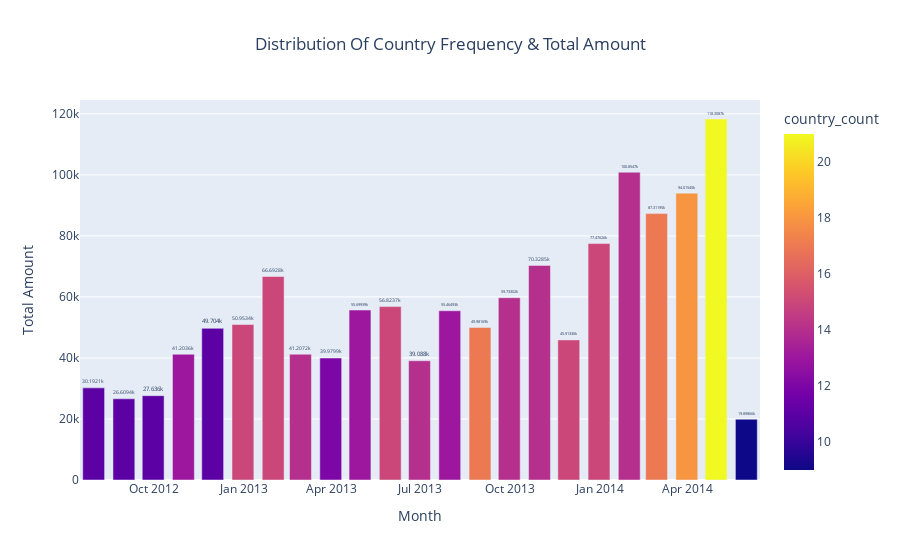

Notebook code cell kept with this figure:
### Markdown cell above
**Grouped Bar Chart With Color Intensity Representing a Categorical Variable (Country Frequency):**

### Code cell
px_bar = px.bar(data_frame=country_per_month,
       x=country_per_month.index,
       y=country_per_month["total_amount"],
       title="Distribution Of Country Frequency & Total Amount",
       labels=({"total_amount":"Total Amount", "orderdate":"Month"}),
       text_auto=True,
       color=country_per_month["country_count"]
       )

px_bar.update_layout(title_x=0.5)
px_bar.update_traces(textposition="outside")

### Figure 1 — Plotly figure (JSON) as saved in the notebook; plotly's stock layout.template omitted (floating-point values rounded to 4 significant figures)
{"data": [{"alignmentgroup": "True", "hovertemplate": "Month=%{x}<br>Total Amount=%{y}<br>country_count=%{marker.color}<extra></extra>", "legendgroup": "", "marker": {"color": [11, 11, 11, 13, 11, 15, 15, 14, 12, 13, 15, 14, 13, 17, 14, 14, 15, 15, 14, 17, 18, 21, 9], "coloraxis": "coloraxis", "pattern": {"shape": ""}}, "name": "", "offsetgroup": "", "orientation": "v", "showlegend": false, "textposition": "outside", "texttemplate": "%{y}", "type": "bar", "x": ["2012-07-31T00:00:00", "2012-08-31T00:00:00", "2012-09-30T00:00:00", "2012-10-31T00:00:00", "2012-11-30T00:00:00", "2012-12-31T00:00:00", "2013-01-31T00:00:00", "2013-02-28T00:00:00", "2013-03-31T00:00:00", "2013-04-30T00:00:00", "2013-05-31T00:00:00", "2013-06-30T00:00:00", "2013-07-31T00:00:00", "2013-08-31T00:00:00", "2013-09-30T00:00:00", "2013-10-31T00:00:00", "2013-11-30T00:00:00", "2013-12-31T00:00:00", "2014-01-31T00:00:00", "2014-02-28T00:00:00", "2014-03-31T00:00:00", "2014-04-30T00:00:00", "2014-05-31T00:00:00"], "xaxis": "x", "y": [30190.0, 26610.0, 27636, 41200.0, 49704, 50950.0, 66690.0, 41210.0, 39980.0, 55700.0, 56820.0, 39088, 55460.0, 49980.0, 59730.0, 70330.0, 45910.0, 77480.0, 100900.0, 87310.0, 94020.0, 118300.0, 19900.0], "yaxis": "y"}], "layout": {"barmode": "relative", "coloraxis": {"colorbar": {"title": {"text": "country_count"}}, "colorscale": [[0, "#0d0887"], [0.1111, "#46039f"], [0.2222, "#7201a8"], [0.3333, "#9c179e"], [0.4444, "#bd3786"], [0.5556, "#d8576b"], [0.6667, "#ed7953"], [0.7778, "#fb9f3a"], [0.8889, "#fdca26"], [1, "#f0f921"]]}, "legend": {"tracegroupgap": 0}, "title": {"text": "Distribution Of Country Frequency & Total Amount", "x": 0.5}, "xaxis": {"anchor": "y", "domain": [0, 1], "title": {"text": "Month"}}, "yaxis": {"anchor": "x", "domain": [0, 1], "title": {"text": "Total Amount"}}}}
